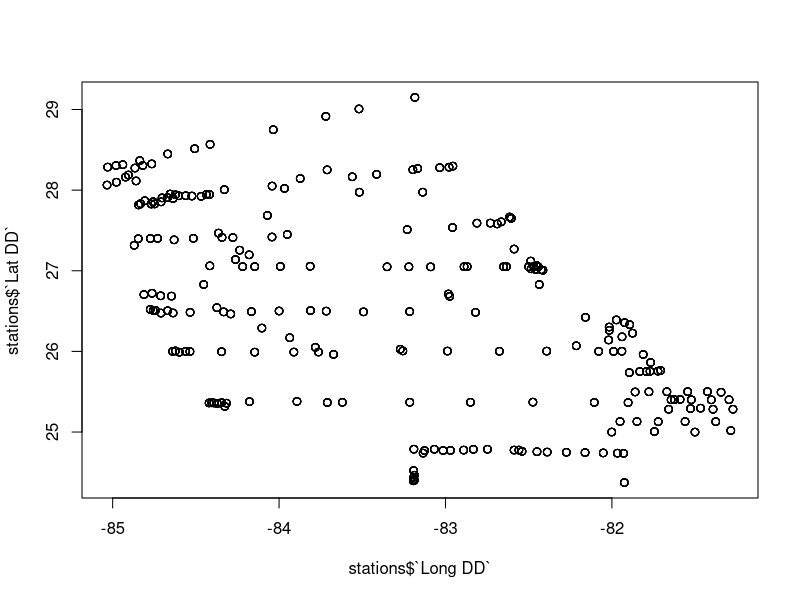

This figure's R source:
###Script for reading GoM data and organizing.

#Goals:

#1) Read .csv of original data.
#1a) Fix station data to be numeric.
#2) Organize data as tables where stations are columns, taxa are rows.
#2a) We will make a table for each relevant taphonomic grade (Live, Dead = G1+G2+G3)

#Read station data.

stations <- read.csv("GoM_data/stations.csv", header = TRUE, row.names = "Sites")

#check data

stations$I.A.T

#Let's transpose, 
#fix the letters in the Lat/Long problem
#and correct the longitude (make negative).

stations <- as.data.frame(t(stations))

stations$`Lat DD` = as.numeric(gsub("N", "", stations$`Lat DD`))
stations$`Long DD` =  as.numeric(gsub("W", "", stations$`Long DD`))
stations$`Long DD` = stations$`Long DD`*-1

#Quick plot of station locations.

plot(stations$`Long DD`, stations$`Lat DD`)

#Let's save the station data.

write.csv(stations, "GoM_data/stations_fixed.csv")

#Let's read the taxa and extract data by taphonomic group.

all_counts <- read.csv("GoM_data/all_taxa_grades.csv", header = TRUE)

#Pull column names, will use to make a list of station names.

all_columns <- colnames(all_counts)

#We use seq() to grab every 7th column (starting at 2 to skip taxa).

station_names <- all_columns[seq(from = 2, to = length(all_columns) - 1, by = 7)]

#We extract the list of taxa to use as row names.

original_taxa <- all_counts$taxon

taxa_table <- table(original_taxa)

taxa <- unique(original_taxa)

taxa = taxa[-c(1)]

#There are duplicate taxa names! We will need to fix this later.

counts_trimmed <- all_counts[-c(1),-c(1,1612)] #This cuts first row.

#We have trimmed data that's just counts. Now we make it numeric and replace "NA"

counts_trimmed <- lapply(counts_trimmed, as.numeric)
counts_trimmed <- as.data.frame(counts_trimmed)
counts_trimmed[is.na(counts_trimmed)] = 0

stations_check <- data.frame(colnames(counts_trimmed), row.names(stations))

nrow(stations)
nrow(counts_trimmed)
ncol(counts_trimmed)

#We need to repair the doubled taxon name now. 

doubles <- names(taxa_table[taxa_table ==2])

#Find where the doubles occur in the taxa list.

double_finder <- grep(doubles, original_taxa)

#Use the locations to pull and sum those rows.

Strictispira.sp <- apply(counts_trimmed[double_finder,], 2, sum)

#Replace one of these with the sum of both.

counts_trimmed[205, ] = Strictispira.sp

#Cut the other location.

counts_trimmed = counts_trimmed[-c(85), ]

#Let's pull the live data.

live_table <- matrix(nrow = nrow(counts_trimmed), ncol = length(station_names))

live_table = counts_trimmed[ , seq(5, ncol(counts_trimmed), 7)]

#Name rows and columns.

row.names(live_table) = taxa
colnames(live_table) = station_names

#Write data.

write.csv(live_table, "GoM_data/Live_table.csv")

#Now we pull dead data, sum and do the same.

#We need a for loop to grab the dead classes, add them, and save it.

dead_table <- matrix(nrow = nrow(counts_trimmed), ncol = length(station_names))

for(i in 1:length(station_names)){
  G1 <- counts_trimmed[ , 5 + ((i-1)*7)]
  G2 <- counts_trimmed[ , 6 + ((i-1)*7)]
  G3 <- counts_trimmed[ , 7 + ((i-1)*7)]
  d_value <- G1 + G2 + G3
  dead_table[, i] = d_value
}

row.names(dead_table) = taxa
colnames(dead_table) = station_names

#Save dead table.

write.csv(dead_table, file = "GoM_data/dead_table.csv")

